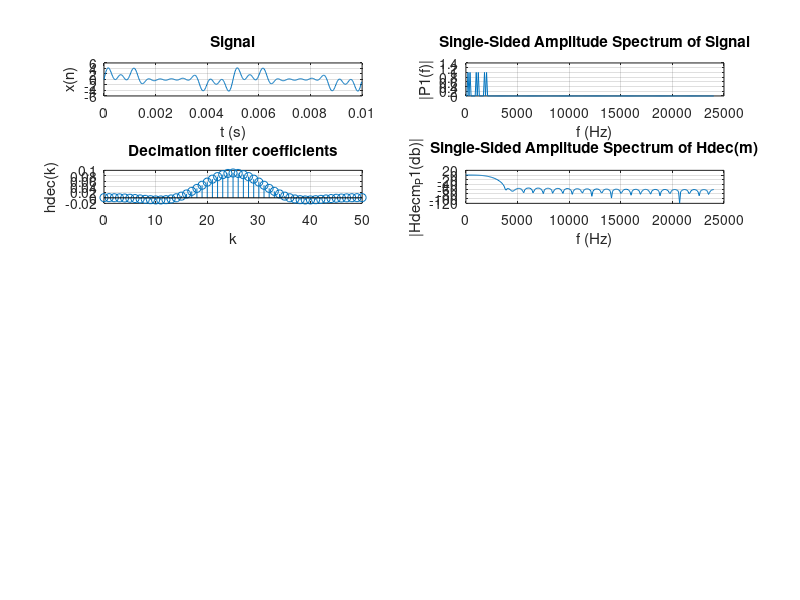

Write MATLAB code to recreate this figure.
% close all
% clear

%-- common --
fs = 48000;         % Sampling frequency                    
Ts = 1/fs;          % Sampling period
fnyq = fs / 2;      % Nyquist frequency
L = 480;            % Length of signal
t = (0:L-1)*Ts;     % Time vector
f1 = 200;           % Signal frequency components
f2 = 400;           %
f3 = 1000;          %
f4 = 1200;          %
f5 = 1800;          %
f6 = 2000;          %
B = 2200;             % Signal bandwidth
atten_db = 60;      % Attenuation [db]. Aprox. 10 bits [ENOB], atten = 10 * 6.02 + 1.76 
decimation = 8;     % Decimation factor
hlow_fpass = 600;
hlow_fstop = 800;
hband_fstop1 = 600;
hband_fpass1 = 800;
hband_fpass2 = 1400;
hband_fstop2 = 6600;
hhigh_fstop = 1400;
hhigh_fpass = 1600;
nfir = 100;

%-- signal --
xn = sin(2*pi*f1*t) + sin(2*pi*f2*t) + sin(2*pi*f3*t) + sin(2*pi*f4*t) + sin(2*pi*f5*t) + sin(2*pi*f6*t);
% xn = sin(2*pi*f1*t);

%-- signal fft --
f = fs*(0:(L/2))/L;
Xm = fft(xn);
P2 = abs(Xm/L);
P1 = P2(1:L/2+1);
P1(2:end-1) = 2*P1(2:end-1);

%-- decimation filter --
fs_dec = fs / decimation;   % Sampling frequency after decimation
fstop = fs_dec - B;
fpass = B;
n_hdec = ceil( atten_db / ( 22 * ( fstop/fs - fpass/fs ) ) );
n_hdec = 50;
hdec_f =   [0 (fpass/fnyq) (fstop/fnyq) 1];
hdec_mag = [1 0.7079          0.001      0.001];
hdec_k = fir2(n_hdec,hdec_f,hdec_mag);
hdec_k = fir1(n_hdec,(fpass/fnyq));

%-- decimation filter fft --
Hdecm = fft( [hdec_k zeros(1, L - length(hdec_k))] );
Hdecm_P2 = abs(Hdecm/1);    % don't divide because filter coefficients are already scaled ???
Hdecm_P1 = Hdecm_P2(1:L/2+1);
Hdecm_P1(2:end-1) = Hdecm_P1(2:end-1);
Hdecm_db = 20*log10(Hdecm_P1);

% %-- lowpass filter --
% hl_f =   [0 (hlow_fpass/Fs) (hlow_fstop/Fs) 1];
% hl_mag = [1 1               0               0];
% hl_k = fir2(nfir,hl_f,hl_mag);
% 
% %-- lowpass filter fft --
% Hlm = fft( [hl_k zeros(1, L - length(hl_k))] );
% Hlm_P2 = abs(Hlm/1);    % don't divide because filter coefficients are already scaled ???
% Hlm_P1 = Hlm_P2(1:L/2+1);
% Hlm_P1(2:end-1) = Hlm_P1(2:end-1);


%-- plots --
%figure
subplot(5,2,1)
plot(t, xn)
grid on
title('Signal')
xlabel('t (s)')
ylabel('x(n)')

subplot(5,2,2)
plot(f,P1) 
grid on
title('Single-Sided Amplitude Spectrum of Signal')
xlabel('f (Hz)')
ylabel('|P1(f)|')

subplot(5,2,3)
stem((0:n_hdec), hdec_k)
grid on
title('Decimation filter coefficients')
xlabel('k')
ylabel('hdec(k)')

subplot(5,2,4)
plot(f,Hdecm_db) 
grid on
title('Single-Sided Amplitude Spectrum of Hdec(m)')
xlabel('f (Hz)')
ylabel('|Hdecm_P1(db)|')

% subplot(5,2,3)
% stem((0:nfir), hl_k)
% grid on
% title('Lowpass filter coefficients')
% xlabel('k')
% ylabel('hl(k)')
% 
% subplot(5,2,4)
% plot(f,Hlm_P1) 
% grid on
% title('Single-Sided Amplitude Spectrum of Hl(m)')
% xlabel('f (Hz)')
% ylabel('|Hlm_P1(f)|')
